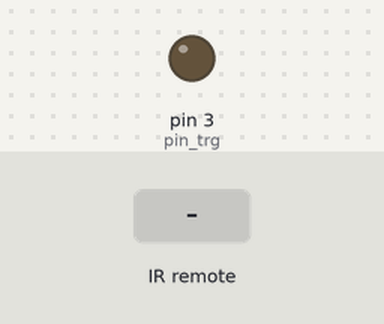
This sketch was run on a simulated Arduino Uno, built with avr-gcc and run on an emulated ATmega328P. Shown: output pins drawn as LEDs (lit = HIGH). The test bench sets the inputs (shaded band).

Above: at 1.2 s.
1.3 s: infrared code 0x76044FE2 received
At 1.7 s:
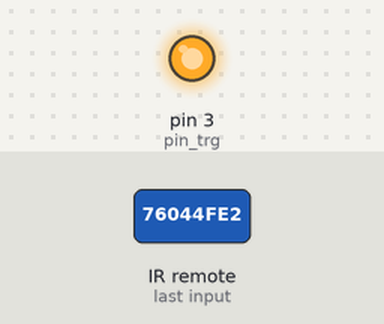
2.8 s: infrared code 0x76044FD2 received
At 4.0 s:
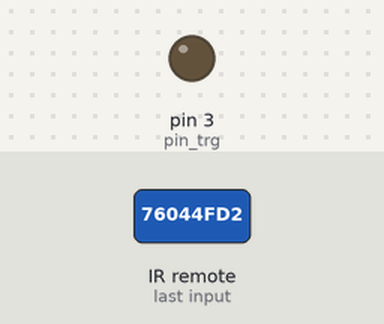
Timing chart, 0 to 5.8 s (numbered marks = the images above; inputs shaded):
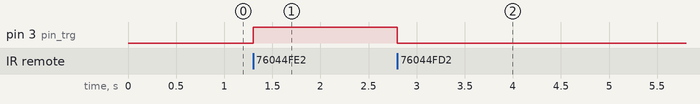

The sketch:

pilot_diody.ino
```cpp
#include <Arduino.h>
#include <IRremote.h>
#define pin_ir 4
#define pin_trg 3
IRrecv irrecv(pin_ir);
decode_results results;


void setup()
{
    pinMode(pin_trg, OUTPUT);
    Serial.begin(9600);
    irrecv.enableIRIn();
}
void loop() {
 if (irrecv.decode(&results)) {
      switch (results.value) {
         case 0x76044FE2:
         digitalWrite(pin_trg, HIGH);
         break;

         case 0x76044FD2:
         digitalWrite(pin_trg, LOW);
         break;

         case 0x76044FF2:
         break;
      }irrecv.resume();
   }

}
```

Measured:
- after the input at 1.3 s, pin 3 (pin_trg): LOW → HIGH at once
- after the input at 2.8 s, pin 3 (pin_trg): HIGH → LOW at once
